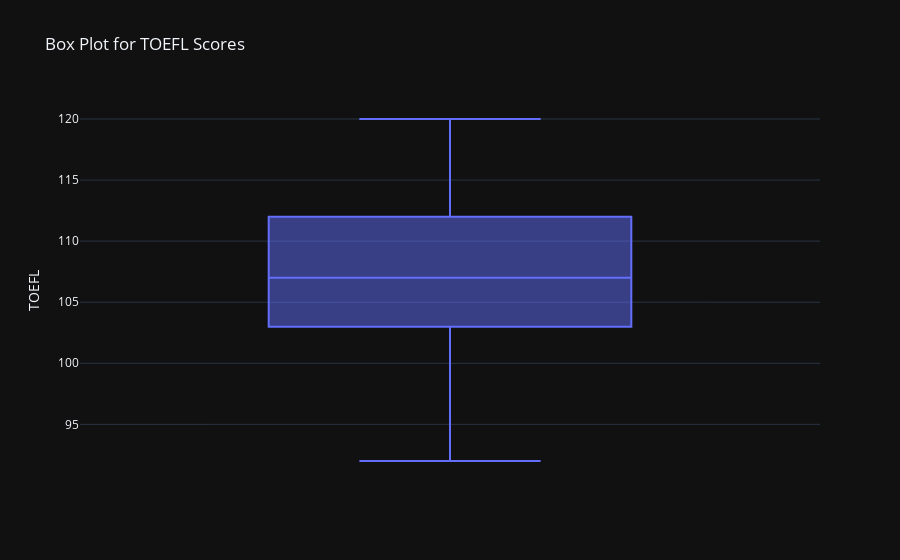

Source (notebook cell):
### Code cell
fig = px.box(adm_data, y="TOEFL", title="Box Plot for TOEFL Scores")

fig.update_layout(template='plotly_dark')
fig.show(renderer='vscode')

### Figure 1 — Plotly figure (JSON) as saved in the notebook; plotly's stock layout.template omitted (floating-point values rounded to 4 significant figures; data arrays with more than 128 entries replaced by an {"elided": "..."} marker saying what was removed)
{"data": [{"alignmentgroup": "True", "hovertemplate": "TOEFL=%{y}<extra></extra>", "legendgroup": "", "marker": {"color": "#636efa"}, "name": "", "notched": false, "offsetgroup": "", "orientation": "v", "showlegend": false, "type": "box", "x0": " ", "xaxis": "x", "y": {"elided": "500 int values"}, "y0": " ", "yaxis": "y"}], "layout": {"boxmode": "group", "legend": {"tracegroupgap": 0}, "title": {"text": "Box Plot for TOEFL Scores"}, "xaxis": {"anchor": "y", "domain": [0, 1]}, "yaxis": {"anchor": "x", "domain": [0, 1], "title": {"text": "TOEFL"}}}}
